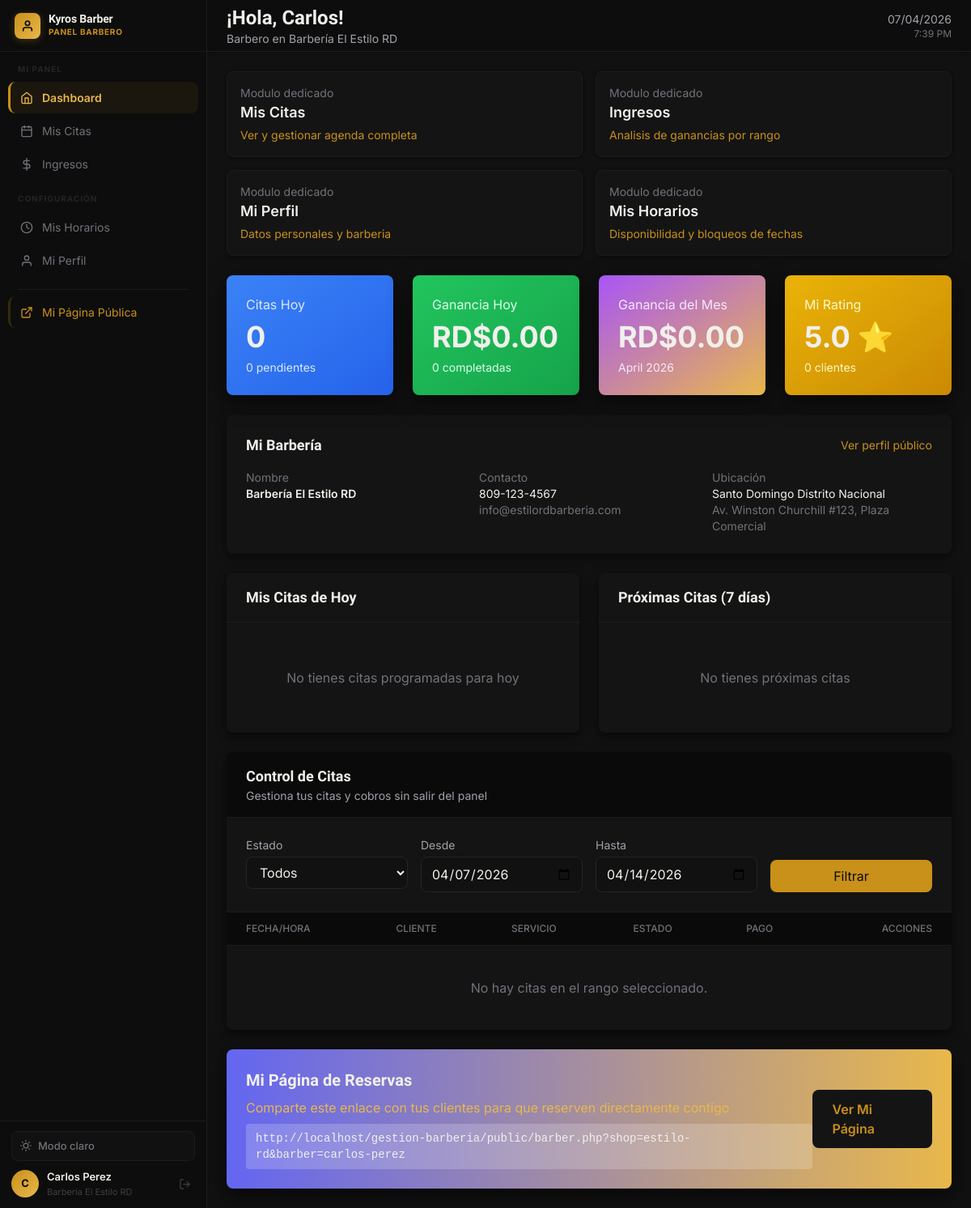
The app's page /dashboard/barber (signed in) with its own data.
### tables this page shows
CREATE TABLE barbers (
    id INT AUTO_INCREMENT PRIMARY KEY,
    barbershop_id INT NOT NULL,
    user_id INT NOT NULL,
    slug VARCHAR(255) NOT NULL,
    specialty TEXT,
    bio TEXT,
    experience_years INT,
    photo VARCHAR(255),
    commission_rate DECIMAL(5, 2) DEFAULT 50.00,
    rating DECIMAL(3, 2) DEFAULT 5.00,
    total_reviews INT DEFAULT 0,
    is_featured BOOLEAN DEFAULT FALSE,
    status ENUM('active', 'inactive', 'vacation') DEFAULT 'active',
    created_at TIMESTAMP DEFAULT CURRENT_TIMESTAMP,
    updated_at TIMESTAMP DEFAULT CURRENT_TIMESTAMP ON UPDATE CURRENT_TIMESTAMP,
    FOREIGN KEY (barbershop_id) REFERENCES barbershops(id) ON DELETE CASCADE,
    FOREIGN KEY (user_id) REFERENCES users(id) ON DELETE CASCADE,
    UNIQUE KEY unique_barber_shop (barbershop_id, user_id),
    UNIQUE KEY unique_barber_slug (barbershop_id, slug),
    INDEX idx_status (status),
    INDEX idx_rating (rating)
);

CREATE TABLE users (
    id INT AUTO_INCREMENT PRIMARY KEY,
    email VARCHAR(255) UNIQUE NOT NULL,
    password VARCHAR(255) NOT NULL,
    full_name VARCHAR(255) NOT NULL,
    phone VARCHAR(20),
    role ENUM('superadmin', 'owner', 'barber', 'client') NOT NULL,
    status ENUM('active', 'inactive', 'suspended') DEFAULT 'active',
    avatar VARCHAR(255),
    created_at TIMESTAMP DEFAULT CURRENT_TIMESTAMP,
    updated_at TIMESTAMP DEFAULT CURRENT_TIMESTAMP ON UPDATE CURRENT_TIMESTAMP,
    last_login TIMESTAMP NULL,
    INDEX idx_email (email),
    INDEX idx_role (role),
    INDEX idx_status (status)
);

CREATE TABLE barbershops (
    id INT AUTO_INCREMENT PRIMARY KEY,
    license_id INT NOT NULL,
    owner_id INT NOT NULL,
    business_name VARCHAR(255) NOT NULL,
    slug VARCHAR(255) UNIQUE NOT NULL,
    description TEXT,
    logo VARCHAR(255),
    cover_image VARCHAR(255),
    phone VARCHAR(20),
    email VARCHAR(255),
    address TEXT,
    city VARCHAR(100),
    province VARCHAR(100),
    country VARCHAR(100) DEFAULT 'República Dominicana',
    latitude DECIMAL(10, 8),
    longitude DECIMAL(11, 8),
    rnc VARCHAR(20),
    website VARCHAR(255),
    facebook VARCHAR(255),
    instagram VARCHAR(255),
    tiktok VARCHAR(255),
    whatsapp VARCHAR(20),
    theme_color VARCHAR(7) DEFAULT '#1e40af',
    allow_online_booking BOOLEAN DEFAULT TRUE,
    advance_booking_days INT DEFAULT 30,
    cancellation_hours INT DEFAULT 24,
    status ENUM('active', 'inactive', 'suspended') DEFAULT 'active',
    created_at TIMESTAMP DEFAULT CURRENT_TIMESTAMP,
    updated_at TIMESTAMP DEFAULT CURRENT_TIMESTAMP ON UPDATE CURRENT_TIMESTAMP,
    FOREIGN KEY (license_id) REFERENCES licenses(id) ON DELETE RESTRICT,
    FOREIGN KEY (owner_id) REFERENCES users(id) ON DELETE RESTRICT,
    INDEX idx_slug (slug),
    INDEX idx_status (status),
    INDEX idx_city (city)
);

### dashboard/barber/index.php (the view, shortened to what the rows shown need)
<?php
require_once BASE_PATH . '/core/Database.php';
require_once BASE_PATH . '/core/Helpers.php';
$db = Database::getInstance();
$barber = $db->fetch("
    SELECT
        b.*,
        u.full_name,
        u.email as barber_email,
        u.phone as barber_phone,
        bb.business_name,
        bb.slug as barbershop_slug,
        bb.phone as barbershop_phone,
        bb.email as barbershop_email,
        bb.address as barbershop_address,
        bb.city as barbershop_city,
        bb.province as barbershop_province,
        bb.theme_color,
        bb.allow_online_booking
    FROM barbers b
    JOIN barbershops bb ON b.barbershop_id = bb.id
    JOIN users u ON b.user_id = u.id
    WHERE u.id = ?
    LIMIT 1
", [$_SESSION['user_id']]);
$barberId = $barber['id'];
$today = date('Y-m-d');
$todayAppointments = $db->fetchAll("
    SELECT a.*, s.name as service_name, s.duration
    FROM appointments a
    JOIN services s ON a.service_id = s.id
    WHERE a.barber_id = ? AND a.appointment_date = ?
    ORDER BY a.start_time ASC
", [$barberId, $today]);
$stats = [
    'today_appointments' => count($todayAppointments),
    'pending' => count(array_filter($todayAppointments, fn($a) => $a['status'] === 'pending')),
    'completed_today' => count(array_filter($todayAppointments, fn($a) => $a['status'] === 'completed')),
    'today_earnings' => array_sum(array_column(array_filter($todayAppointments, fn($a) => $a['status'] === 'completed'), 'price')),
    'monthly_earnings' => $db->fetch("
        SELECT COALESCE(SUM(price), 0) as total
        FROM appointments
        WHERE barber_id = ?
        AND status = 'completed'
        AND MONTH(appointment_date) = MONTH(CURRENT_DATE())
    ", [$barberId])['total'],
    'total_clients' => $db->fetch("
        SELECT COUNT(DISTINCT client_id) as total
        FROM appointments
        WHERE barber_id = ? AND status = 'completed'
    ", [$barberId])['total'],
    'avg_rating' => $barber['rating']
];
include BASE_PATH . '/includes/header.php';
?>
<div class="min-h-screen bg-gray-100" x-data="{ sidebarOpen: false }">
    <?php $activeBarberPage = 'index'; include BASE_PATH . '/includes/sidebar-barber.php'; ?>
    <div class="lg:pl-64">
        <div class="sticky top-0 z-40 flex h-16 bg-white border-b border-gray-200 shadow-sm">
            <div class="flex items-center justify-between flex-1 px-4 sm:px-6">
                <div>
                    <h1 class="text-2xl font-bold text-gray-900">¡Hola, <?php echo e(explode(' ', $_SESSION['user_name'])[0]); ?>!</h1>
                    <p class="text-sm text-gray-600">Barbero en <?php echo e($barber['business_name']); ?></p>
                </div>
            </div>
        </div>
        <main class="p-6">
            <div class="grid grid-cols-1 md:grid-cols-2 lg:grid-cols-4 gap-6 mb-6">
                <div class="bg-gradient-to-br from-blue-500 to-blue-600 rounded-lg shadow-lg p-6 text-white">
                    <p class="text-blue-100">Citas Hoy</p>
                    <p class="text-4xl font-bold mt-2"><?php echo $stats['today_appointments']; ?></p>
                    <p class="text-sm text-blue-100 mt-2"><?php echo $stats['pending']; ?> pendientes</p>
                </div>
                <div class="bg-gradient-to-br from-green-500 to-green-600 rounded-lg shadow-lg p-6 text-white">
                    <p class="text-green-100">Ganancia Hoy</p>
                    <p class="text-4xl font-bold mt-2"><?php echo formatPrice($stats['today_earnings']); ?></p>
                    <p class="text-sm text-green-100 mt-2"><?php echo $stats['completed_today']; ?> completadas</p>
                </div>
                <div class="bg-gradient-to-br from-yellow-500 to-yellow-600 rounded-lg shadow-lg p-6 text-white">
                    <p class="text-yellow-100">Mi Rating</p>
                    <p class="text-4xl font-bold mt-2"><?php echo number_format($stats['avg_rating'], 1); ?> ⭐</p>
                    <p class="text-sm text-yellow-100 mt-2"><?php echo $stats['total_clients']; ?> clientes</p>
                </div>
            </div>
            <div class="bg-white rounded-lg shadow-md p-6 mb-6">
                <div class="flex items-center justify-between mb-4">
                    <h2 class="text-lg font-semibold text-gray-900">Mi Barbería</h2>
                </div>
                <div class="grid grid-cols-1 md:grid-cols-3 gap-4 text-sm">
                    <div>
                        <p class="text-gray-500">Nombre</p>
                        <p class="font-semibold text-gray-900"><?php echo e($barber['business_name']); ?></p>
                    </div>
                    <div>
                        <p class="text-gray-500">Contacto</p>
                        <p class="text-gray-900"><?php echo e($barber['barbershop_phone'] ?: 'Sin teléfono'); ?></p>
                        <p class="text-gray-500"><?php echo e($barber['barbershop_email'] ?: 'Sin email'); ?></p>
                    </div>
                    <div>
                        <p class="text-gray-500">Ubicación</p>
                        <p class="text-gray-900"><?php echo e($barber['barbershop_city'] ?: ''); ?> <?php echo e($barber['barbershop_province'] ?: ''); ?></p>
                        <p class="text-gray-500"><?php echo e($barber['barbershop_address'] ?: 'Dirección no definida'); ?></p>
                    </div>
                </div>
            </div>
            <div class="grid lg:grid-cols-2 gap-6">
                <div class="bg-white rounded-lg shadow-md">
                    <div class="px-6 py-4 border-b border-gray-200">
                        <h2 class="text-lg font-semibold text-gray-900">Mis Citas de Hoy</h2>
                    </div>
                </div>
                <div class="bg-white rounded-lg shadow-md">
                    <div class="px-6 py-4 border-b border-gray-200">
                        <h2 class="text-lg font-semibold text-gray-900">Próximas Citas (7 días)</h2>
                    </div>
                </div>
            </div>
            <div id="agenda" class="mt-6 bg-white rounded-lg shadow-md overflow-hidden">
                <div class="px-6 py-4 border-b border-gray-200 bg-gray-50">
                    <h2 class="text-lg font-semibold text-gray-900">Control de Citas</h2>
                </div>
                <div class="overflow-x-auto">
                    <table class="min-w-full divide-y divide-gray-200">
                        <thead class="bg-gray-50">
                            <tr>
                                <th class="px-6 py-3 text-left text-xs font-medium text-gray-500 uppercase">Fecha/Hora</th>
                                <th class="px-6 py-3 text-left text-xs font-medium text-gray-500 uppercase">Cliente</th>
                                <th class="px-6 py-3 text-left text-xs font-medium text-gray-500 uppercase">Servicio</th>
                                <th class="px-6 py-3 text-left text-xs font-medium text-gray-500 uppercase">Estado</th>
                                <th class="px-6 py-3 text-left text-xs font-medium text-gray-500 uppercase">Pago</th>
                                <th class="px-6 py-3 text-right text-xs font-medium text-gray-500 uppercase">Acciones</th>
                            </tr>
                        </thead>
                    </table>
                </div>
            </div>
            <div class="mt-6 bg-gradient-to-r from-indigo-500 to-purple-600 rounded-lg shadow-lg p-6 text-white">
                <div class="flex items-center justify-between">
                    <div>
                        <h3 class="text-xl font-bold mb-2">Mi Página de Reservas</h3>
                        <p class="text-indigo-100">Comparte este enlace con tus clientes para que reserven directamente contigo</p>
                        <p class="mt-2 bg-white/20 backdrop-blur-sm rounded px-3 py-2 font-mono text-sm inline-block">
                            <?php echo BASE_URL; ?>/public/barber.php?shop=<?php echo $barber['barbershop_slug']; ?>&barber=<?php echo $barber['slug']; ?>
                        </p>
                    </div>
                </div>
            </div>
        </main>
    </div>
</div>
<?php include BASE_PATH . '/includes/footer.php'; ?>

### includes/sidebar-barber.php (shortened to what the rows shown need)
<div class="fixed inset-y-0 left-0 z-50 w-64 transform transition-transform duration-300 ease-in-out lg:translate-x-0 flex flex-col"
     :class="sidebarOpen ? 'translate-x-0' : '-translate-x-full'"
     style="background:var(--c-sidebar);border-right:1px solid var(--c-sidebar-bd);">
    <div style="padding:12px 14px;border-top:1px solid var(--c-sidebar-bd);flex-shrink:0;display:flex;flex-direction:column;gap:10px;">
        <div style="display:flex;align-items:center;gap:10px;">
            <div style="width:34px;height:34px;border-radius:50%;background:linear-gradient(135deg,#c9901a,#e8b84b);display:flex;align-items:center;justify-content:center;color:#0a0a0a;font-weight:700;font-size:.8125rem;flex-shrink:0;">
                <?php echo strtoupper(substr($barber['full_name'] ?? ($_SESSION['user_name'] ?? 'B'), 0, 1)); ?>
            </div>
            <div style="min-width:0;flex:1;">
                <p style="font-size:.8125rem;font-weight:600;color:var(--c-text-1);white-space:nowrap;overflow:hidden;text-overflow:ellipsis;"><?php echo e($barber['full_name'] ?? ($_SESSION['user_name'] ?? 'Barbero')); ?></p>
                <p style="font-size:.6875rem;color:var(--c-text-4);white-space:nowrap;overflow:hidden;text-overflow:ellipsis;"><?php echo e($barber['business_name'] ?? 'Barbero'); ?></p>
            </div>
            <a href="<?php echo BASE_URL; ?>/auth/logout" title="Cerrar sesión"
               style="color:var(--c-text-4);text-decoration:none;padding:5px;border-radius:6px;display:flex;transition:color .15s;">
                <svg width="15" height="15" viewBox="0 0 24 24" fill="none" stroke="currentColor" stroke-width="2" stroke-linecap="round" stroke-linejoin="round">
                    <path d="M9 21H5a2 2 0 0 1-2-2V5a2 2 0 0 1 2-2h4"/><polyline points="16 17 21 12 16 7"/><line x1="21" y1="12" x2="9" y2="12"/>
                </svg>
            </a>
        </div>
    </div>
</div>

### records on screen
barbers: user.full_name "C", user.full_name "Carlos Perez", barbershop.business_name "Barbería El Estilo RD", total_reviews "0", total_reviews "RD$0.00", rating "5.0", barbershop.phone "809-123-4567", barbershop.email "info@estilordbarberia.com", barbershop.city "Santo Domingo", barbershop.province "Distrito Nacional", barbershop.address "Av. Winston Churchill #123, Plaza Comercial", barbershop.slug "estilo-rd", slug "carlos-perez"

### other values on screen
explode(' ', $_SESSION['user_name'])[0] "Carlos"
formatPrice($stats['monthly_earnings']) "RD$0.00"
BASE_URL "http://localhost/gestion-barberia"
